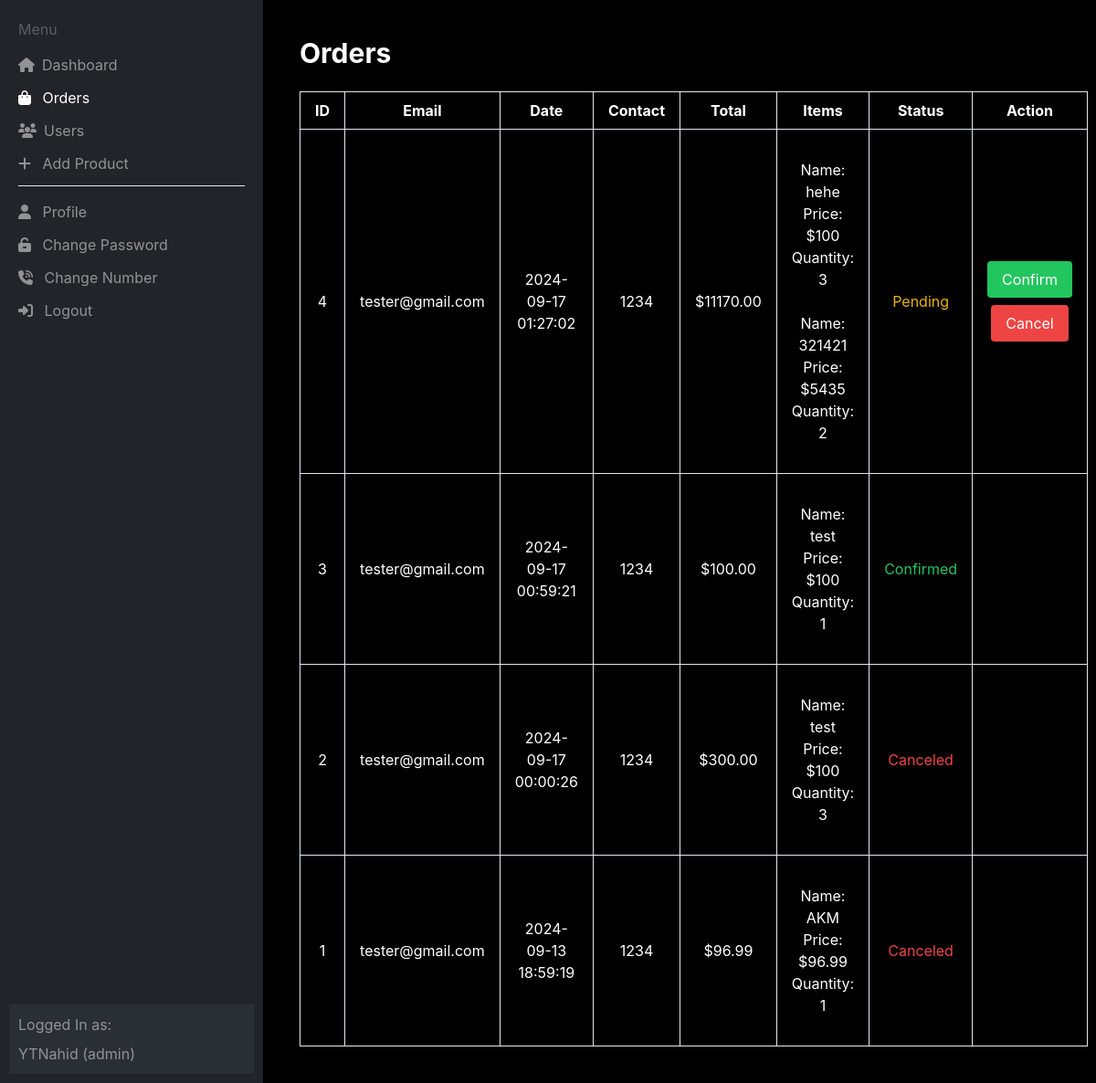
Screenshot of /orders.php (signed in) with the database file from the repository.
### tables this page shows
CREATE TABLE `orders` (
  `id` int(11) NOT NULL,
  `email` varchar(255) NOT NULL,
  `order_date` timestamp NOT NULL DEFAULT current_timestamp(),
  `total` decimal(10,2) NOT NULL,
  `items` text NOT NULL,
  `status` varchar(50) NOT NULL DEFAULT 'pending'
);

CREATE TABLE `users` (
  `id` int(11) NOT NULL,
  `username` varchar(50) NOT NULL,
  `email` varchar(100) NOT NULL,
  `password` varchar(255) NOT NULL,
  `contact` varchar(50) NOT NULL,
  `gender` enum('male','female') NOT NULL,
  `birth_date` date NOT NULL,
  `role` varchar(50) NOT NULL DEFAULT 'customer',
  `created_at` timestamp NOT NULL DEFAULT current_timestamp()
);

### orders.php (the view, shortened to what this page needs)
<?php
include 'connect.php';
$sql = $conn->query("
    SELECT orders.*, users.contact
    FROM orders
    JOIN users ON orders.email = users.email
    ORDER BY orders.order_date DESC
");
$orders = $sql->fetch_all(MYSQLI_ASSOC);
?>
<!DOCTYPE html>
<html lang="en">
<head>
    <?php
    include './templates/head.php';
    ?>
</head>
<body class="dashboard bg-black">
    <?php
    include './templates/header.php';
    ?>
    <main class="content ml-72 min-h-screen p-10">
        <h1 class="text-white text-3xl font-bold mb-6">Orders</h1>
        <table class="table-auto w-full bg-transparent text-white text-center border border-gray-700">
            <thead>
                <tr>
                    <th class="border px-4 py-2">ID</th>
                    <th class="border px-4 py-2">Email</th>
                    <th class="border px-4 py-2">Date</th>
                    <th class="border px-4 py-2">Contact</th>
                    <th class="border px-4 py-2">Total</th>
                    <th class="border px-4 py-2">Items</th>
                    <th class="border px-4 py-2">Status</th>
                    <th class="border px-4 py-2">Action</th>
                </tr>
            </thead>
            <tbody>
                <?php
                foreach ($orders as $order) {
                    echo '<tr>';
                    echo '<td class="border px-4 py-2">' . htmlspecialchars($order['id']) . '</td>';
                    echo '<td class="border px-4 py-2">' . htmlspecialchars($order['email']) . '</td>';
                    echo '<td class="border px-4 py-2">' . htmlspecialchars($order['order_date']) . '</td>';
                    echo '<td class="border px-4 py-2">' . htmlspecialchars($order['contact']) . '</td>';
                    echo '<td class="border px-4 py-2">$' . htmlspecialchars($order['total']) . '</td>';
                    $items = json_decode($order['items'], true);
                    if (is_array($items)) {
                        echo '<td class="border px-4 pt-8 pb-2">';
                        foreach ($items as $item) {
                            echo 'Name: ' . htmlspecialchars($item['name']) . '<br>';
                            echo 'Price: $' . htmlspecialchars($item['price']) . '<br>';
                            echo 'Quantity: ' . htmlspecialchars($item['quantity']) . '<br><br>';
                        }
                        echo '</td>';
                    } else {
                        echo '<td>Invalid item data</td>';
                    }
                    echo '<td class="border px-4 py-2" id="status-' . htmlspecialchars($order['id']) . '">';
                    if ($order['status'] === 'confirmed') {
                        echo '<span class="text-green-500">Confirmed</span>';
                    } elseif ($order['status'] === 'canceled') {
                        echo '<span class="text-red-500">Canceled</span>';
                    } else {
                        echo '<span class="text-yellow-500">Pending</span>';
                    }
                    echo '</td>';
                    echo '<td class="border px-4 py-2" id="action-' . htmlspecialchars($order['id']) . '">';
                    if ($order['status'] === 'pending') {
                        echo '<button onclick="updateOrderStatus(' . htmlspecialchars($order['id']) . ', \'confirmed\')" class="block mx-auto bg-green-500 text-white px-4 py-2 rounded">Confirm</button>';
                        echo '<button onclick="updateOrderStatus(' . htmlspecialchars($order['id']) . ', \'canceled\')" class="block mx-auto mt-2 bg-red-500 text-white px-4 py-2 rounded">Cancel</button>';
                    }
                    echo '</td>';
                    echo '</tr>';
                }
                ?>
            </tbody>
        </table>
    </main>
</body>
</html>

### css/global-style.css (style rules this page uses)
:root { --content-width: 100%; --gap: 15px; --column-padding: 10px; --primary-color: #e6533c; --bg-color: #222222; --heading-color: white; --text-color: white; --primary-font: 'Inter', sans-serif; }
* { transition: all 0.2s; font-family: var(--primary-font); box-sizing: border-box; scroll-behavior: smooth; }
body { margin: 0; }

### css/style.css (style rules this page uses)
body { background-color: #212529; }

### rows the page displays
orders: id "4", email "tester@gmail.com", order_date "2024-09-17 01:27:02", users.contact "1234", total "11170.00", name "hehe", price "100", quantity "3", name "321421", price "5435", quantity "2", status "Pending"
orders: id "3", email "tester@gmail.com", order_date "2024-09-17 00:59:21", users.contact "1234", total "100.00", name "test", price "100", quantity "1", status "Confirmed"
orders: id "2", email "tester@gmail.com", order_date "2024-09-17 00:00:26", users.contact "1234", total "300.00", name "test", price "100", quantity "3", status "Canceled"
orders: id "1", email "tester@gmail.com", order_date "2024-09-13 18:59:19", users.contact "1234", total "96.99", name "AKM", price "96.99", quantity "1", status "Canceled"

### other values shown
$username "YTNahid"
$role "admin"
